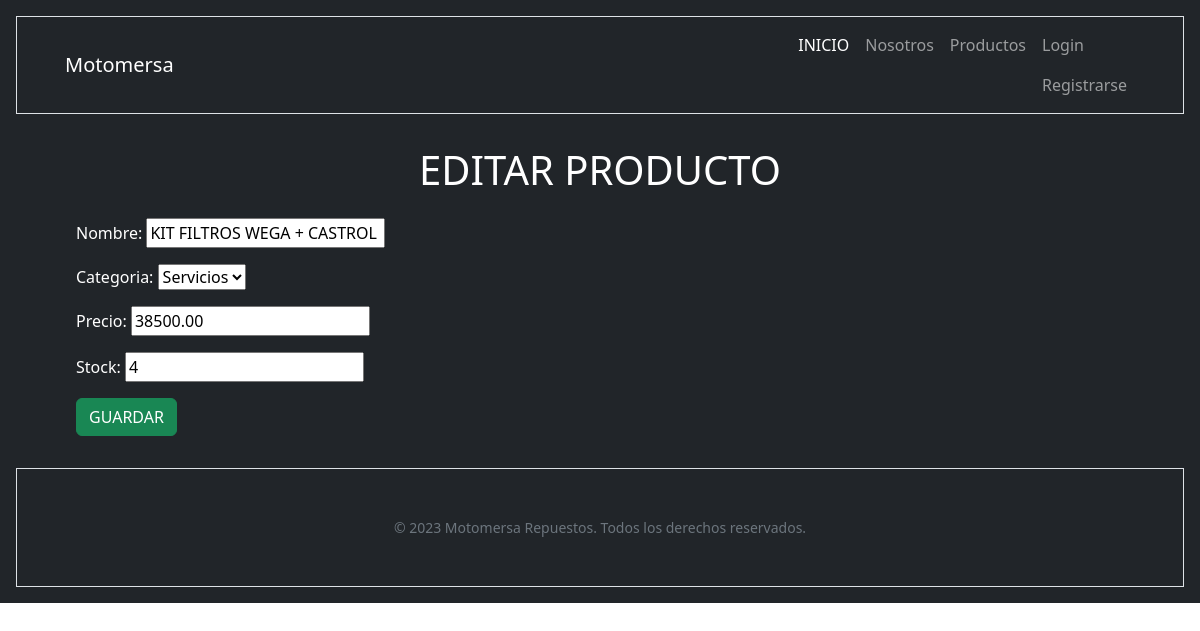
Page /producto/editar/12 on the earlier database version.
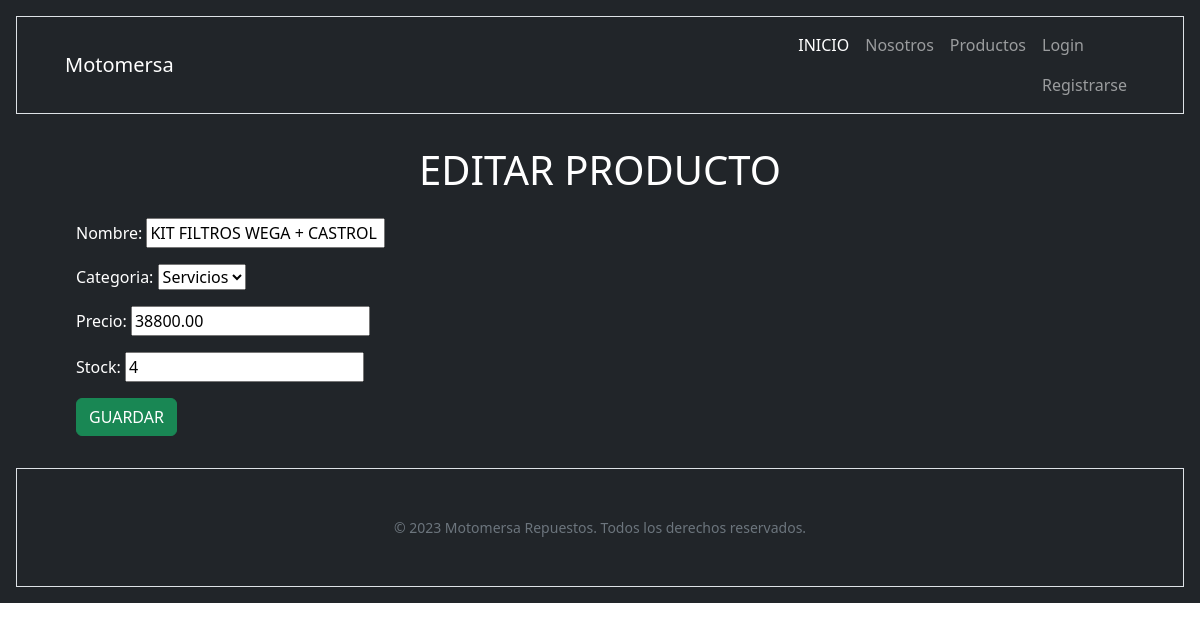
Same page on the later database version.
### producto/models.py (models this page shows, shortened)
class Producto(models.Model):
    nombre = models.CharField(max_length=255, null=False)
    categoria = models.CharField(max_length=50, choices=categorias.tipo_categorias)
    precio = models.DecimalField(max_digits=10, decimal_places=2, null=False)
    stock = models.PositiveIntegerField(default=0)

### producto/views.py (the view)
# urls.py: path('editar/<int:id>', views.editar, name="editar"),
def editar(request, id):
    producto = models.Producto.objects.get(id=id)
    if request.method == "POST":
        form = forms.ProductoForm(request.POST, instance=producto)
        if form.is_valid():
            form.save()
            return redirect("producto:index")
        else:
            return render(request, "producto/editar.html", {"form": form, "id": producto.id})
    else:
        form = forms.ProductoForm(instance=producto)
        return render(request, "producto/editar.html", {"form": form, "id": producto.id})

### producto/forms.py
class ProductoForm(forms.ModelForm):
    class Meta:
        model = models.Producto
        fields = "__all__"

### producto/templates/producto/editar.html (shortened to what this page needs)
{% extends 'core/base.html' %}
{% block contenido_titulo %}
    EDITAR PRODUCTO
{% endblock contenido_titulo %}
{% block contenido %}
    <div class="container">
        <form action="{% url 'producto:editar' id=id %}" method="POST">
            {{ form.as_p }}
            <button class="btn btn-success" type="submit">GUARDAR</button>
        </form>
    </div>
{% endblock contenido %}

Differences in the rows shown:
changed Producto "KIT FILTROS WEGA + CASTROL P1 15/50 KTM DUKE 200 390": precio "38500.00" → "38800.00"
